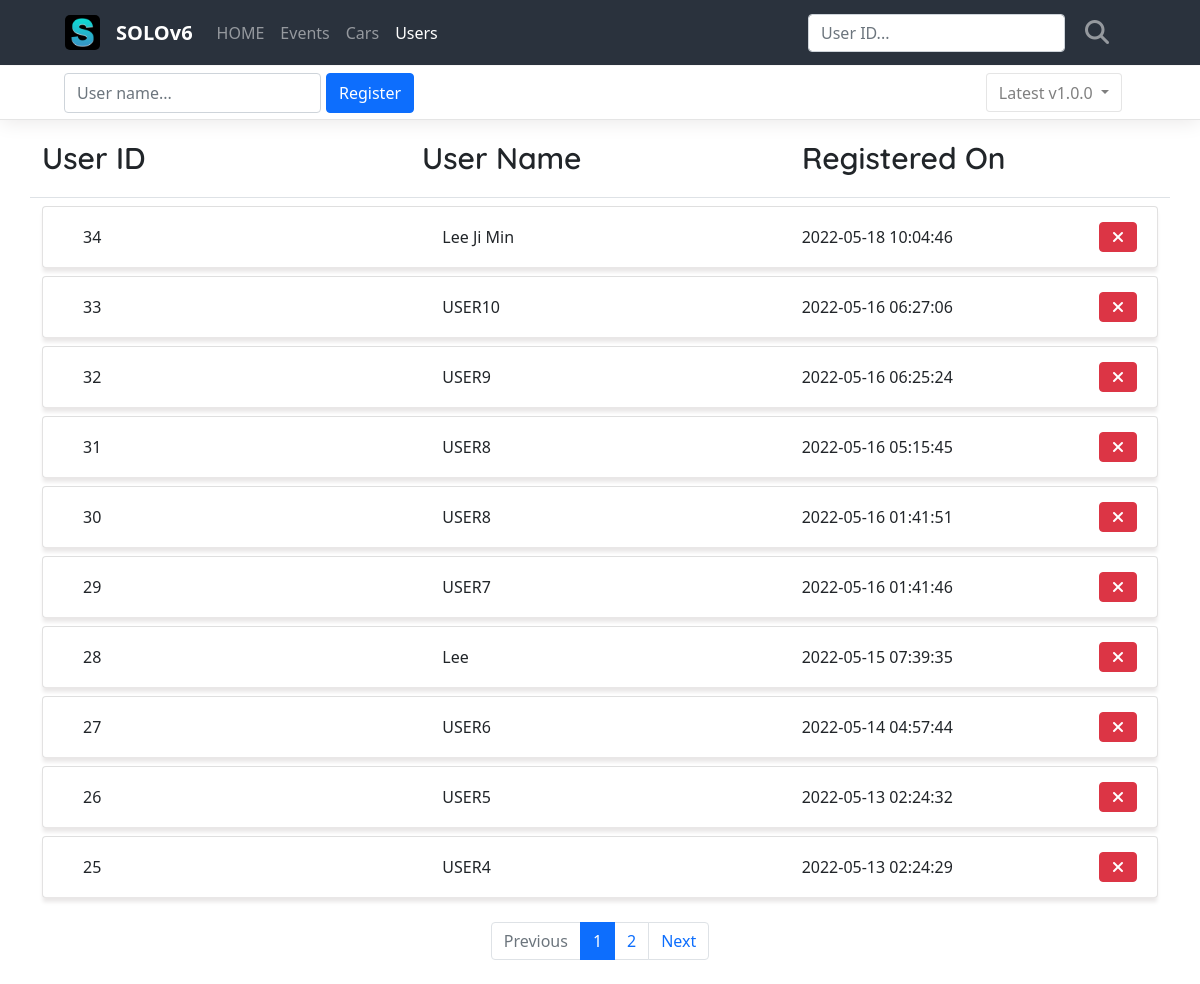
The app's page /users/, older data.
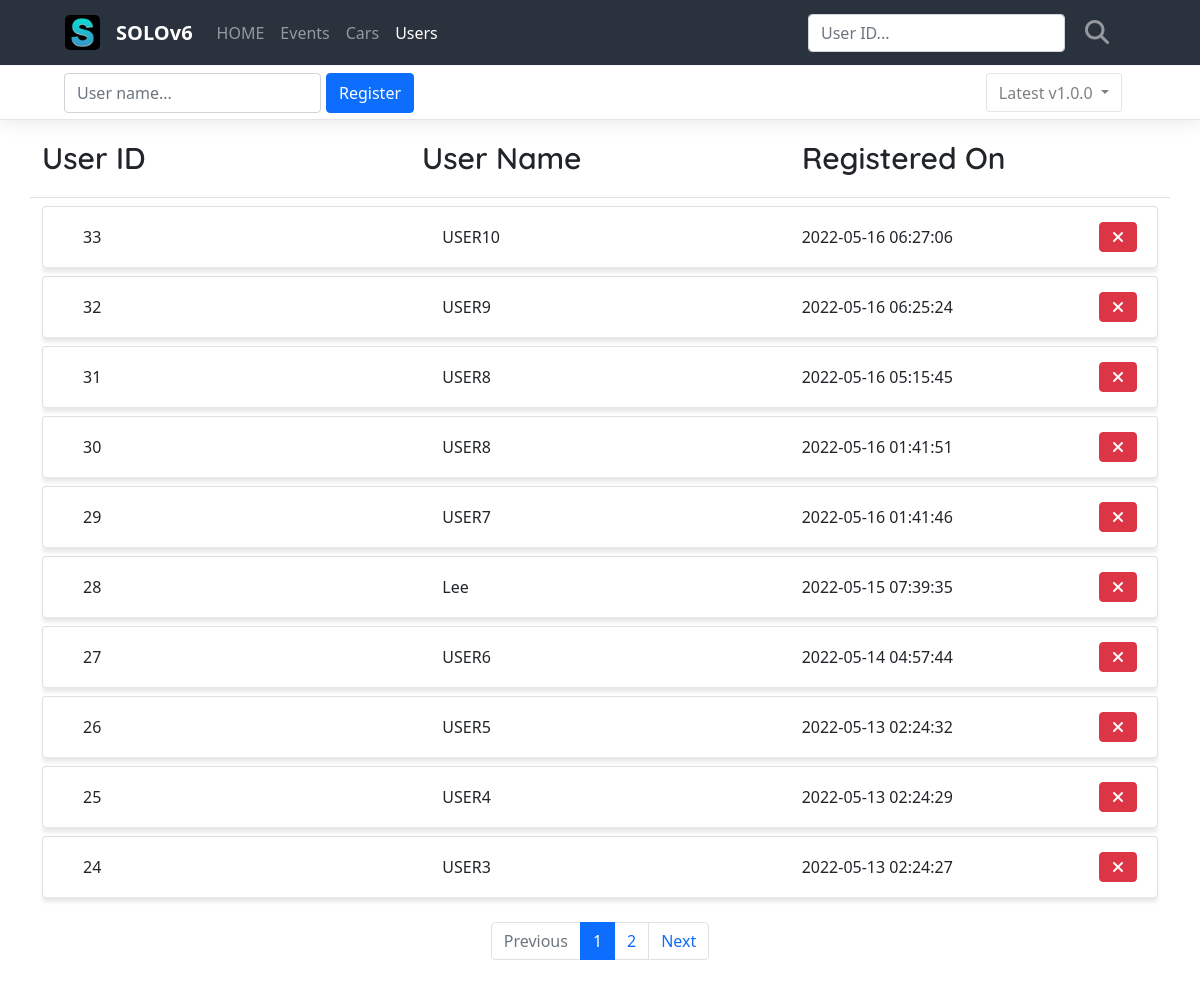
The same page, newer data.
### project/models/user.py (models this page shows, shortened)
class User(db.Model):
    id = db.Column(db.Integer, primary_key=True)
    user_name = db.Column(db.String(10), nullable=False)
    registered_on = db.Column(db.DateTime(), default=func.now())

### project/routes/user_routes.py (the view)
@blueprint.route('/')
def users():
    page = request.args.get('page', type=int, default=1)
    needle = request.args.get('needle', type=str, default='')
    user_list = UserModel.query.order_by(UserModel.registered_on.desc())
    if needle:
        user_list = user_list.filter(
            UserModel.id.ilike(needle)
        )
    user_list = user_list.paginate(page, per_page=10)
    return render_template('users.html', user_list=user_list, page=page, needle=needle)

### project/templates/users.html (shortened to what the changed rows need)
<link rel="stylesheet" href="../static/css/users.css">
{% extends 'base.html' %}
{% block content %}
<div class="main">
    <div class="container list-box">
        {% if user_list %}
            {% for user in user_list.items %}
            <div class="card my-2">
                <div class="card-body">
                    <div class="row card-body-row">
                        <div class="col list-col">
                            {{ user.id }}
                        </div>
                        <div class="col list-col">
                            {{ user.user_name }}
                        </div>
                        <div class="col list-col">
                            {{ user.registered_on }}
                            <div class="cancel-box">
                                <form class="delete-form" action="{{ url_for('users.delete') }}" method="post">
                                    <button type="submit" class="btn btn-danger mb-3 cancel-btn">
                                        <i class="fa-solid fa-xmark"></i>
                                    </button>
                                </form>
                            </div>
                        </div>
                    </div>
                </div>
            </div>
            {% endfor %}
        {% else %}
        <div class="row">
            <div class="col-12">
                <h2>❌ No User Registered ❌</h2>
            </div>
        </div>
        {% endif %}
    </div>
</div>
<ul class="pagination my-4 justify-content-center">
    {% for page_num in user_list.iter_pages() %}
    {% if page_num %}
    {% if page_num != user_list.page %}
    <li class="page-item">
        <a class="page-link" href="?page={{ page_num }}">{{ page_num }}</a>
    </li>
    {% else %}
    <li class="page-item active" aria-current="page">
        <a class="page-link" href="javascript:void(0)">{{ page_num }}</a>
    </li>
    {% endif %}
    {% else %}
    <li class="disabled">
        <a class="page-link" href="javascript:void(0)">...</a>
    </li>
    {% endif %}
    {% endfor %}
</ul>
{% endblock %}

Row changes from the older to the newer data that the page shows:
removed User: id "34", user_name "Lee Ji Min", registered_on "2022-05-18 10:04:46"
now on this page (row unchanged): User: id "24", user_name "USER3", registered_on "2022-05-13 02:24:27"
